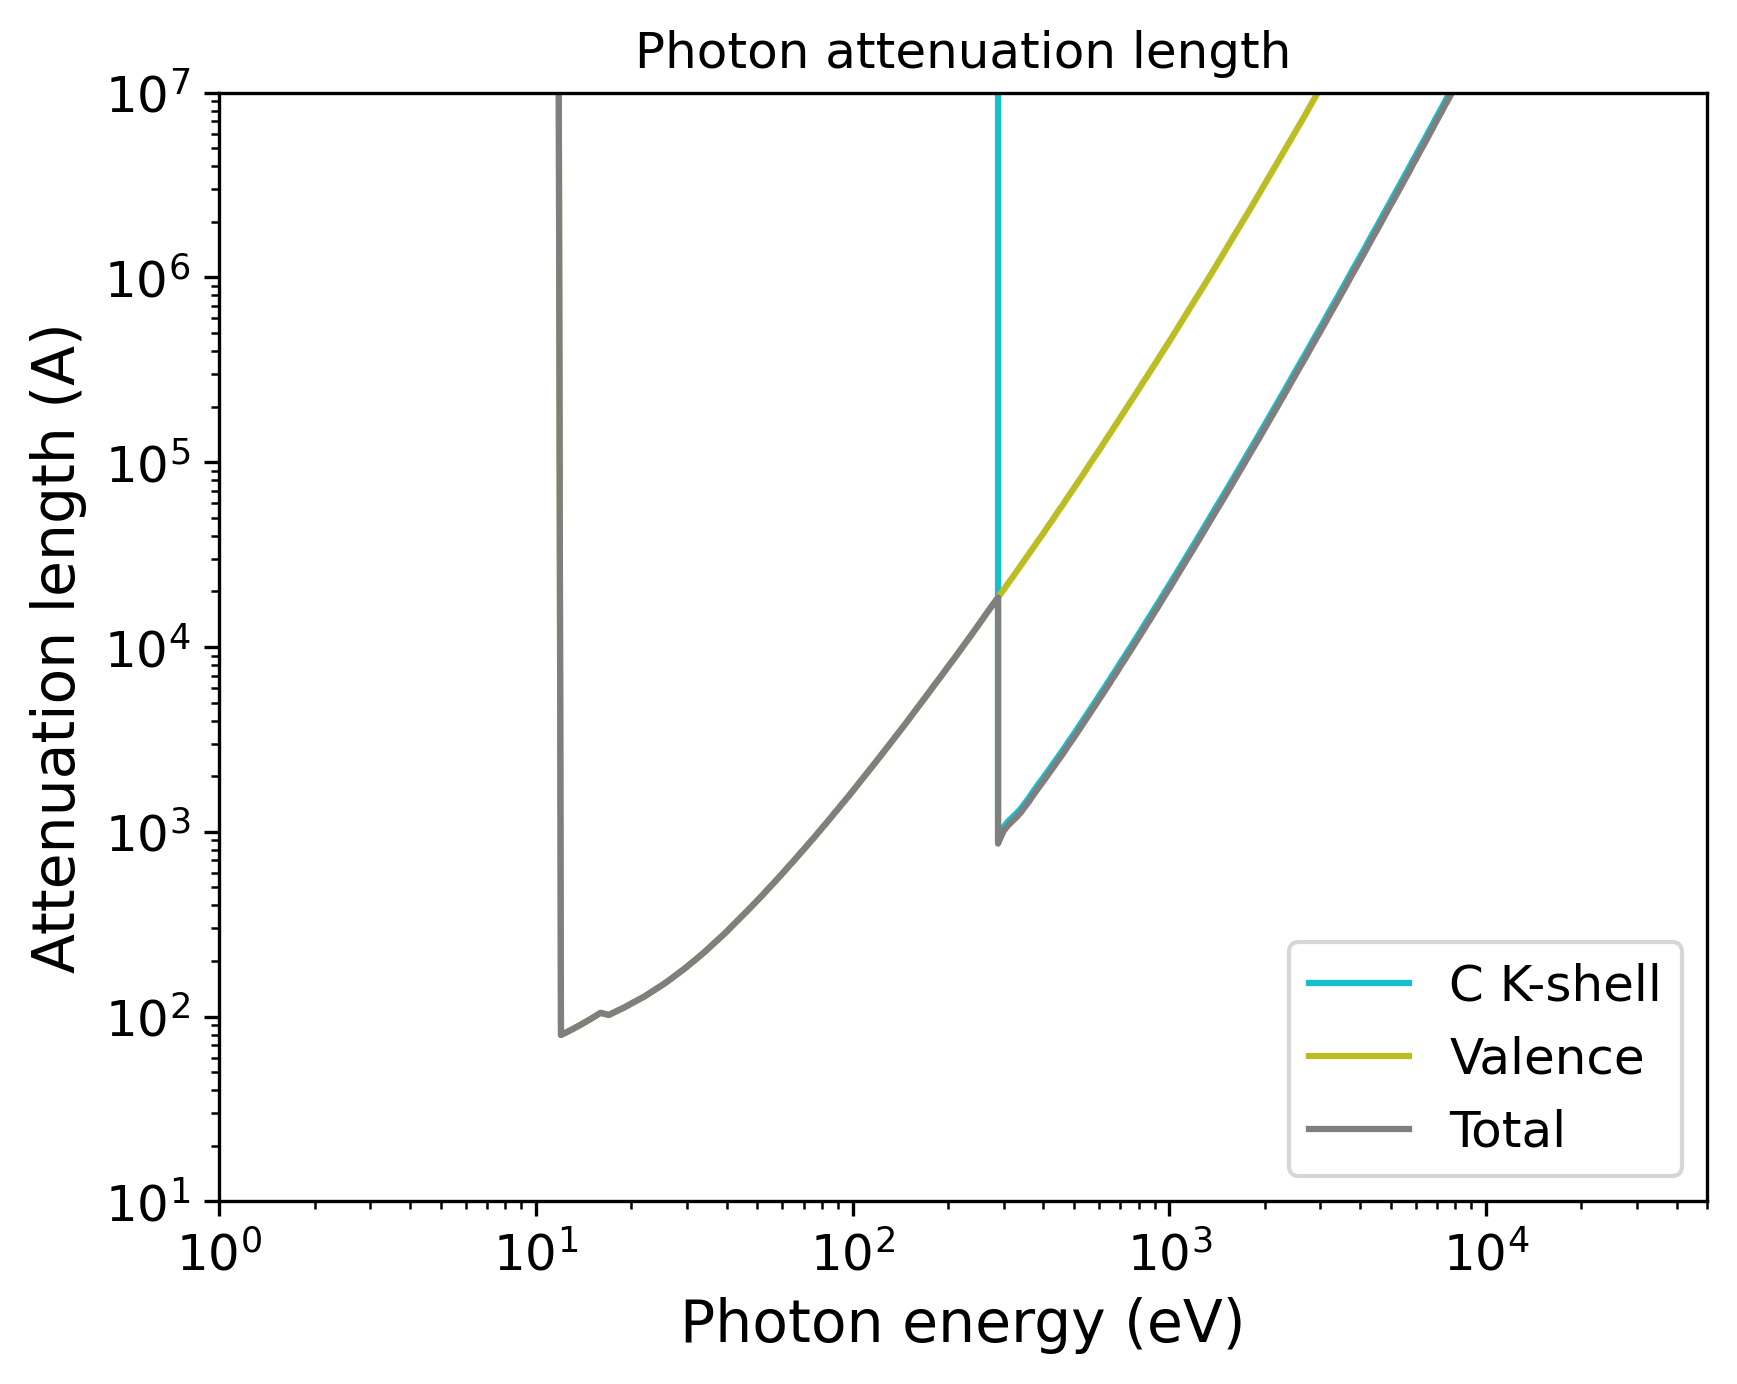

Reproduce this figure in Python.
import pandas as pd
import numpy as np
import matplotlib.pyplot as plt
import matplotlib.cm as cm
# Set the format:
plt.xlabel("Photon energy (eV)", fontsize=14)
plt.ylabel("Attenuation length (A)", fontsize=14)
plt.xticks(fontsize=12)
plt.yticks(fontsize=12)
plt.grid(False)
# Set the axes:
# Read the output file:
df = pd.read_csv(r"OUTPUT_Amorphous_Carbon_Photon_IMFP.dat", sep=r'\s+', header=None, comment="#", skipinitialspace=True)
plt.xscale("log")
plt.yscale("log")
# Prepare the plot:
columns_to_plot = [ 1, 2, 3]
labels = [ "C K-shell", "Valence", "Total"]
# Create N distinct colors from a colormap
N = len(columns_to_plot)
colors = plt.cm.tab10(np.linspace(1, 0, 10))
# Set line styles:
linestyles = [ "-", "-", "-"]
for i, col in enumerate(columns_to_plot):
    color = colors[i % len(colors)]
    ls    = linestyles[i % len(linestyles)]
    label = labels[i % len(labels)]
    plt.plot(df.iloc[:, 0], df.iloc[:, col],
    color=color,
    label=label,
    linestyle=ls)
plt.xlim(1.00000000,50000.00000000)
plt.ylim(10.00000000,10000000.00000000)
plt.title("Photon attenuation length")
plt.legend(loc="best", fontsize=12)
# Save the plot in this format:
plt.savefig("OUTPUT_MFP_photon.png", dpi=300, bbox_inches="tight")
